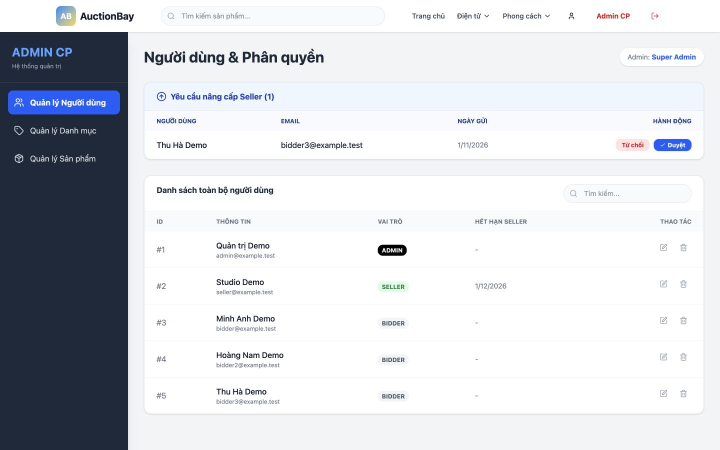
#> input picture assets/photo_prod/auction-admin.jpg, 1440 x 900 px, given in place of sstc-chat.jpg, which was not available (shown at 1/2 size)
$ python prepare_assets.py
#> lines starting #> are read from the running program, lines starting #| are printed output that depends on the picture
"""Prepare responsive copies of existing screenshots and code-drawn brand assets."""
from pathlib import Path
from PIL import Image, ImageDraw, ImageFont
import reportlab

ROOT = Path(__file__).resolve().parents[1]
ASSETS = ROOT / 'assets'
DEST = ASSETS / 'optimized'


def prepare_screenshots(names):
    DEST.mkdir(exist_ok=True)
    for name in names:
        source_path = ASSETS / 'photo_prod' / (name + '.png')
        if not source_path.exists():
            source_path = source_path.with_suffix('.jpg')
        source = Image.open(source_path).convert('RGB')
#> source is the input picture: PIL image 1440x900 RGB; mean R, G, B 210.9, 213.5, 218.8
        for width in [800, 1600, 2000]:
            image = source.copy()
            image.thumbnail((width, 3000), Image.Resampling.LANCZOS)
            suffix = f'-{width}' if width != 2000 else ''
            image.save(DEST / f'{name}{suffix}.webp', quality=86, method=6)
#> this loop made 3 passes
#> pass 1, in prepare_screenshots, `image.save(DEST / f'{name}{suffix}.webp', quality=86, method=6)`:
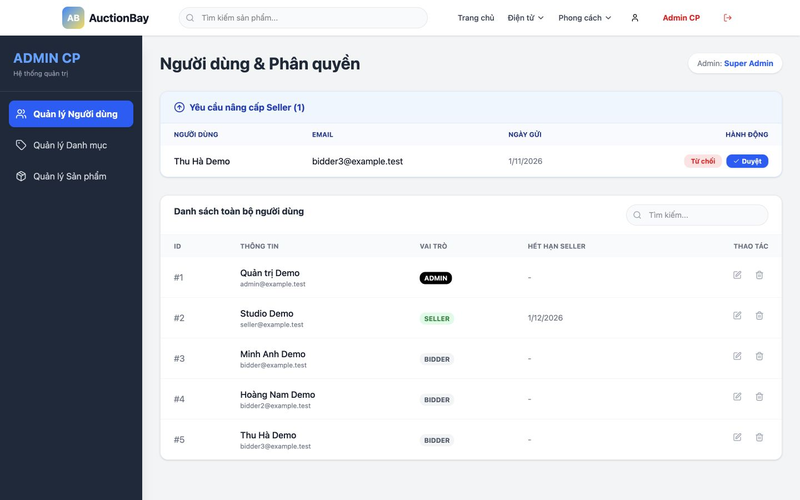
#> saved as sstc-chat-800.webp: PIL image 800x500 RGB; mean R, G, B 210.8, 213.4, 218.7
#> pass 2 of the loop in prepare_screenshots, `for name in names:`:
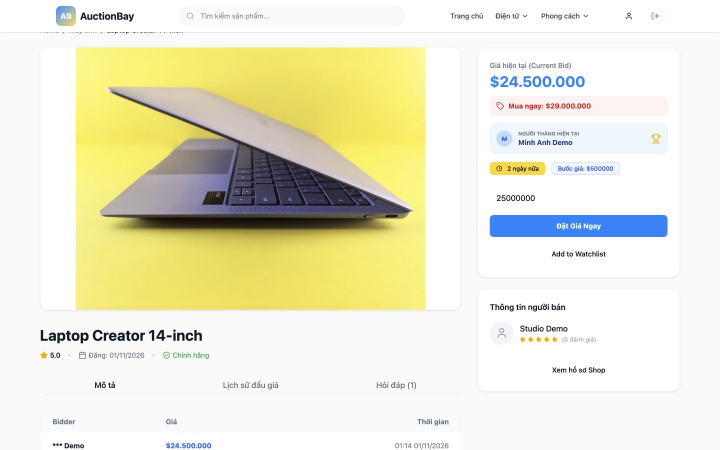
#> input picture assets/photo_prod/auction-bidding.jpg, 1440 x 900 px, given in place of sstc-intake.jpg, which was not available (shown at 1/2 size)
#> in prepare_screenshots, source is the input picture: PIL image 1440x900 RGB; mean R, G, B 234.3, 232.6, 210.1
#> the loop in prepare_screenshots, `for width in [800, 1600, 2000]:` made 3 passes
#> pass 1, in prepare_screenshots, `image.save(DEST / f'{name}{suffix}.webp', quality=86, method=6)`:
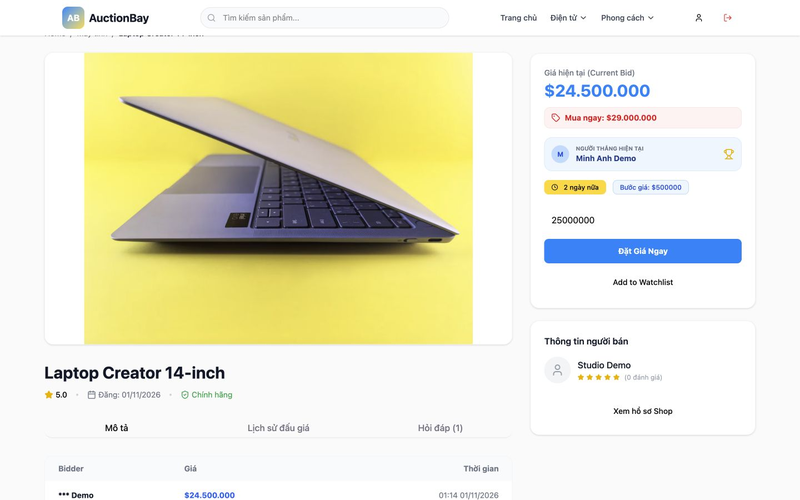
#> saved as sstc-intake-800.webp: PIL image 800x500 RGB; mean R, G, B 234.2, 232.5, 210


def main():
    names = ['sstc-chat', 'sstc-intake', 'sstc-inspection', 'sstc-lookup', 'lunfa-chat', 'lunfa-login',
             'unihub-admin', 'unihub-attendees', 'unihub-tickets', 'unihub-checkin-mobile',
             'auction-marketplace', 'auction-bidding', 'auction-seller', 'auction-admin',
             'coffee-pos', 'coffee-notes', 'coffee-checkout', 'coffee-dashboard',
             'homestay-beds', 'homestay-registration', 'homestay-tickets', 'homestay-appointments',
             'melodix-artist-studio', 'melodix-release', 'melodix-album', 'melodix-artist', 'melodix-search', 'melodix-player']
    prepare_screenshots(names)
    (ASSETS / 'favicon.svg').write_text('''<svg xmlns="http://www.w3.org/2000/svg" viewBox="0 0 64 64"><rect width="64" height="64" rx="15" fill="#a0d9ff"/><text x="8" y="43" fill="#081524" font-family="Arial,Helvetica,sans-serif" font-weight="700" font-size="35" letter-spacing="-4">gb.</text></svg>''')
    font_root = Path(reportlab.__file__).parent/'fonts'
    font_path = str(font_root/'Vera.ttf')
    bold_path = str(font_root/'VeraBd.ttf')
    def font(size, bold=False):
        return ImageFont.truetype(bold_path if bold else font_path, size)
    mark = Image.new('RGB', (512, 512), '#a0d9ff')
    d = ImageDraw.Draw(mark)
    d.text((50, 106), 'gb.', font=font(260, True), fill='#081524', stroke_width=0)
    for size, name in [(180, 'apple-touch-icon.png'), (192, 'android-chrome-192x192.png'), (512, 'android-chrome-512x512.png')]:
        mark.resize((size, size), Image.Resampling.LANCZOS).save(ASSETS / name)
    mark.save(ROOT / 'favicon.ico', sizes=[(16,16), (32,32), (48,48)])
    image = Image.new('RGB', (1200, 630), '#060a10')
    d = ImageDraw.Draw(image)
    for x in range(740, 1170, 26):
        for y in range(65, 570, 26):
            d.ellipse((x,y,x+1,y+1),fill='#253b53')
    d.text((70, 55), 'GIA BAO / JAVA BACKEND DEVELOPER', font=font(15), fill='#a0afbf')
    d.text((63, 161), 'Behind', font=font(88,True), fill='#edf2f7')
    d.text((63, 265), 'the interface.', font=font(88,True), fill='#a0d9ff')
    d.text((70, 441), 'The logic, data and safeguards behind dependable software.', font=font(21), fill='#a0afbf')
    d.line((70, 526, 1130, 526), fill='#2b3c50')
    d.text((70, 554), 'SPRING BOOT / POSTGRESQL / TRANSACTION CORRECTNESS', font=font(12), fill='#a0afbf')
    d.text((1002, 530), 'gb.', font=font(58,True), fill='#a0d9ff')
    image.save(ASSETS/'og-preview.png', optimize=True)
    print(f'Prepared {len(names)} screenshot sets, brand icons and social preview.')


if __name__ == '__main__':
#> (the run stopped early here; a loop or call above may not have finished)
